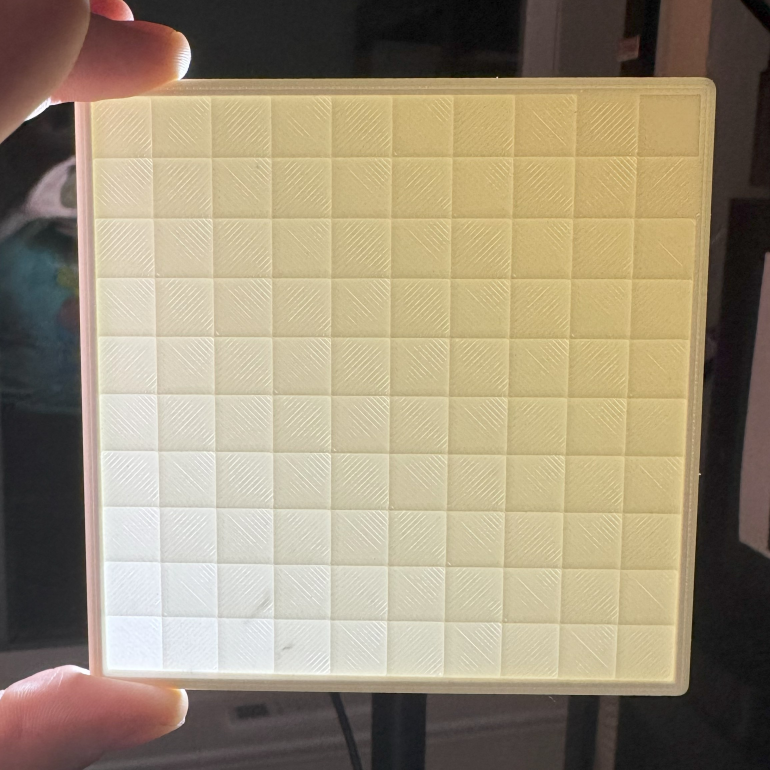
#> input picture assets/test_grid.jpg, 2310 x 2310 px, found by its file name (shown at 1/3 size)
$ jupyter execute test_grid.ipynb   (shell and % lines are left out)
#> lines starting #> are read from the running program, lines starting #| are printed output that depends on the picture
[cell 1]
import numpy as np
import cv2
import os
import struct
import matplotlib.pyplot as plt
import matplotlib.patches as patches

[cell 2]
FIGURES = []
def show_img(img, fig_name=None, cmap=None, bgr=False):
    FIGURES.append(plt.figure(fig_name))

    img = cv2.cvtColor(img, cv2.COLOR_BGR2RGB) if bgr else img

    # plt.axis('off')
    plt.imshow(img, cmap=cmap)
    plt.show()

[cell 3]
# # TEST GRID
test_grid_path = r"assets\test_grid.jpg"
test_grid_path = test_grid_path.replace("\\\\", os.sep)

test_grid_img = cv2.imread(test_grid_path)
#> test_grid_img is the input picture: shape (2310, 2310, 3); mean B, G, R 119.9, 143.4, 156.4
test_grid_img_gray = cv2.cvtColor(test_grid_img, cv2.COLOR_BGR2GRAY)
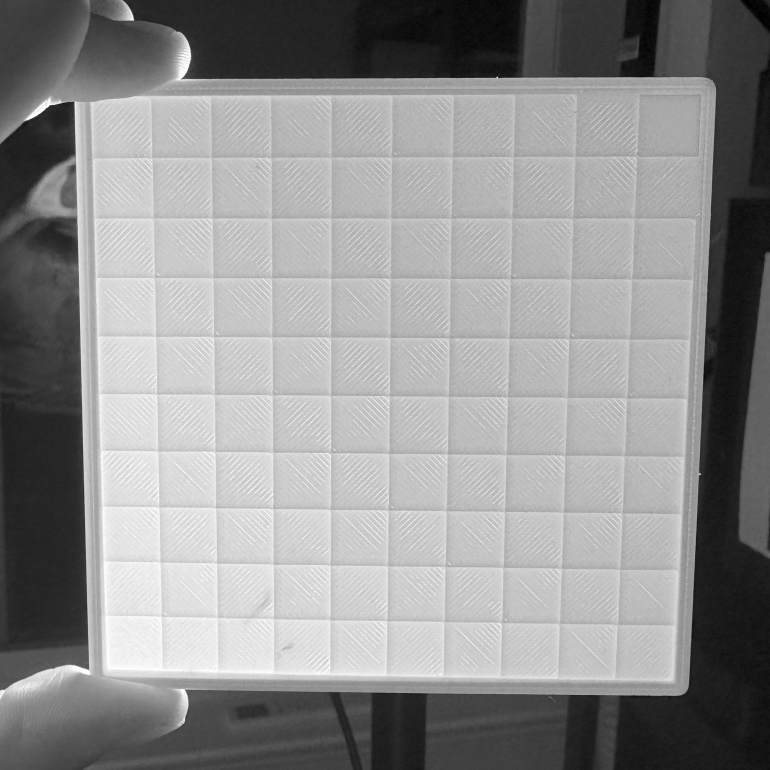
#> test_grid_img_gray: shape (2310, 2310) (shown at 1/3 size); min 0, max 255, mean 144.6

show_img(test_grid_img, bgr=True)
show_img(test_grid_img_gray, bgr=True)

[cell 4]
test_grid_px_idxs = np.zeros((10,10,4), dtype=np.uint16)
# [Top Left X, Top Left Y, Bottom Right X, Bottom Right Y]
# Row 0
test_grid_px_idxs[0,0,:] = [ 286,  313,  425,  446]
test_grid_px_idxs[0,1,:] = [ 480,  313,  613,  446]
test_grid_px_idxs[0,2,:] = [ 658,  308,  791,  451]
test_grid_px_idxs[0,3,:] = [ 831,  303,  975,  451]
test_grid_px_idxs[0,4,:] = [1019,  303, 1153,  441]
test_grid_px_idxs[0,5,:] = [1197,  308, 1331,  437]
test_grid_px_idxs[0,6,:] = [1380,  298, 1524,  441]
test_grid_px_idxs[0,7,:] = [1569,  298, 1702,  441]
test_grid_px_idxs[0,8,:] = [1747,  298, 1890,  437]
test_grid_px_idxs[0,9,:] = [1940,  303, 2074,  441]
# Row 1
test_grid_px_idxs[1,0,:] = [ 291,  491,  430,  630]
test_grid_px_idxs[1,1,:] = [ 480,  496,  618,  630]
test_grid_px_idxs[1,2,:] = [ 653,  486,  786,  620]
test_grid_px_idxs[1,3,:] = [ 836,  491,  975,  635]
test_grid_px_idxs[1,4,:] = [1014,  486, 1153,  635]
test_grid_px_idxs[1,5,:] = [1192,  481, 1336,  625]
test_grid_px_idxs[1,6,:] = [1376,  491, 1519,  625]
test_grid_px_idxs[1,7,:] = [1559,  486, 1702,  625]
test_grid_px_idxs[1,8,:] = [1742,  486, 1885,  630]
test_grid_px_idxs[1,9,:] = [1925,  481, 2079,  625]
# Row 2
test_grid_px_idxs[2,0,:] = [ 296,  674,  445,  803]
test_grid_px_idxs[2,1,:] = [ 480,  669,  623,  803]
test_grid_px_idxs[2,2,:] = [ 658,  669,  791,  808]
test_grid_px_idxs[2,3,:] = [ 836,  669,  975,  813]
test_grid_px_idxs[2,4,:] = [1009,  669, 1153,  813]
test_grid_px_idxs[2,5,:] = [1192,  669, 1331,  808]
test_grid_px_idxs[2,6,:] = [1376,  674, 1514,  808]
test_grid_px_idxs[2,7,:] = [1559,  669, 1692,  813]
test_grid_px_idxs[2,8,:] = [1742,  674, 1880,  813]
test_grid_px_idxs[2,9,:] = [1920,  669, 2069,  813]
# Row 3
test_grid_px_idxs[3,0,:] = [ 301,  842,  445,  981]
test_grid_px_idxs[3,1,:] = [ 489,  847,  623,  986]
test_grid_px_idxs[3,2,:] = [ 663,  852,  796,  986]
test_grid_px_idxs[3,3,:] = [ 836,  852,  975,  991]
test_grid_px_idxs[3,4,:] = [1004,  847, 1148,  986]
test_grid_px_idxs[3,5,:] = [1187,  852, 1331,  991]
test_grid_px_idxs[3,6,:] = [1371,  852, 1509,  991]
test_grid_px_idxs[3,7,:] = [1544,  852, 1687,  991]
test_grid_px_idxs[3,8,:] = [1732,  857, 1871,  995]
test_grid_px_idxs[3,9,:] = [1915,  857, 2049,  996]
# Row 4
test_grid_px_idxs[4,0,:] = [ 310, 1024,  454, 1169]
test_grid_px_idxs[4,1,:] = [ 481, 1021,  629, 1172]
test_grid_px_idxs[4,2,:] = [ 657, 1024,  804, 1169]
test_grid_px_idxs[4,3,:] = [ 835, 1024,  983, 1169]
test_grid_px_idxs[4,4,:] = [1011, 1021, 1158, 1172]
test_grid_px_idxs[4,5,:] = [1186, 1024, 1337, 1176]
test_grid_px_idxs[4,6,:] = [1365, 1024, 1512, 1176]
test_grid_px_idxs[4,7,:] = [1543, 1031, 1684, 1176]
test_grid_px_idxs[4,8,:] = [1722, 1031, 1870, 1179]
test_grid_px_idxs[4,9,:] = [1904, 1031, 2042, 1176]
# Row 5
test_grid_px_idxs[5,0,:] = [ 310, 1196,  461, 1337]
test_grid_px_idxs[5,1,:] = [ 485, 1196,  636, 1341]
test_grid_px_idxs[5,2,:] = [ 660, 1200,  804, 1341]
test_grid_px_idxs[5,3,:] = [ 835, 1200,  983, 1344]
test_grid_px_idxs[5,4,:] = [1007, 1200, 1148, 1341]
test_grid_px_idxs[5,5,:] = [1183, 1200, 1334, 1347]
test_grid_px_idxs[5,6,:] = [1361, 1207, 1509, 1347]
test_grid_px_idxs[5,7,:] = [1543, 1203, 1688, 1351]
test_grid_px_idxs[5,8,:] = [1722, 1210, 1863, 1347]
test_grid_px_idxs[5,9,:] = [1897, 1210, 2042, 1354]
# Row 6
test_grid_px_idxs[6,0,:] = [ 317, 1365,  464, 1505]
test_grid_px_idxs[6,1,:] = [ 495, 1371,  633, 1505]
test_grid_px_idxs[6,2,:] = [ 660, 1365,  811, 1512]
test_grid_px_idxs[6,3,:] = [ 839, 1375,  976, 1509]
test_grid_px_idxs[6,4,:] = [1014, 1375, 1155, 1516]
test_grid_px_idxs[6,5,:] = [1186, 1375, 1323, 1519]
test_grid_px_idxs[6,6,:] = [1361, 1375, 1502, 1519]
test_grid_px_idxs[6,7,:] = [1536, 1378, 1677, 1519]
test_grid_px_idxs[6,8,:] = [1712, 1382, 1856, 1526]
test_grid_px_idxs[6,9,:] = [1894, 1385, 2031, 1523]
# Row 7
test_grid_px_idxs[7,0,:] = [ 320, 1533,  464, 1670]
test_grid_px_idxs[7,1,:] = [ 499, 1533,  636, 1674]
test_grid_px_idxs[7,2,:] = [ 667, 1540,  804, 1670]
test_grid_px_idxs[7,3,:] = [ 835, 1536,  980, 1677]
test_grid_px_idxs[7,4,:] = [1011, 1543, 1148, 1681]
test_grid_px_idxs[7,5,:] = [1183, 1543, 1323, 1681]
test_grid_px_idxs[7,6,:] = [1354, 1550, 1492, 1688]
test_grid_px_idxs[7,7,:] = [1533, 1547, 1674, 1688]
test_grid_px_idxs[7,8,:] = [1712, 1547, 1842, 1691]
test_grid_px_idxs[7,9,:] = [1887, 1554, 2021, 1694]
# Row 8
test_grid_px_idxs[8,0,:] = [ 327, 1694,  471, 1832]
test_grid_px_idxs[8,1,:] = [ 502, 1705,  633, 1835]
test_grid_px_idxs[8,2,:] = [ 667, 1705,  763, 1839]
test_grid_px_idxs[8,3,:] = [ 846, 1712,  973, 1842]
test_grid_px_idxs[8,4,:] = [1014, 1712, 1152, 1853]
test_grid_px_idxs[8,5,:] = [1186, 1715, 1313, 1846]
test_grid_px_idxs[8,6,:] = [1358, 1715, 1492, 1853]
test_grid_px_idxs[8,7,:] = [1533, 1719, 1657, 1856]
test_grid_px_idxs[8,8,:] = [1708, 1719, 1842, 1859]
test_grid_px_idxs[8,9,:] = [1877, 1722, 2011, 1859]
# Row 9
test_grid_px_idxs[9,0,:] = [ 330, 1856,  471, 2000]
test_grid_px_idxs[9,1,:] = [ 506, 1863,  636, 2000]
test_grid_px_idxs[9,2,:] = [ 674, 1883,  801, 2004]
test_grid_px_idxs[9,3,:] = [ 894, 1877,  976, 2005]
test_grid_px_idxs[9,4,:] = [1011, 1877, 1141, 2007]
test_grid_px_idxs[9,5,:] = [1183, 1880, 1313, 2014]
test_grid_px_idxs[9,6,:] = [1351, 1880, 1485, 2014]
test_grid_px_idxs[9,7,:] = [1526, 1883, 1657, 2018]
test_grid_px_idxs[9,8,:] = [1695, 1890, 1825, 2021]
test_grid_px_idxs[9,9,:] = [1873, 1890, 2007, 2024]

[cell 5]
X, Y = np.meshgrid(np.arange(10), np.arange(10)[::-1])
test_grid_thk = X + Y + 1
print(test_grid_thk)

max_layer_num = np.max(test_grid_thk)
values = np.zeros(max_layer_num)
counts = np.zeros(max_layer_num)


fig, ax = plt.subplots()
ax.imshow(test_grid_img_gray, cmap='gray')

for r in range(test_grid_thk.shape[0]):
    for c in range(test_grid_thk.shape[1]):
        layer_idx = test_grid_thk[r,c] - 1
        bounds = test_grid_px_idxs[r,c,:]

        ax.add_patch(patches.Rectangle((bounds[0], bounds[1]), width=bounds[2]-bounds[0], height=bounds[3]-bounds[1],
                                        linewidth=1, edgecolor='r', facecolor='none'))

        selection = test_grid_img_gray[bounds[1]:bounds[3], bounds[0]:bounds[2]]
        values[layer_idx] += np.median(selection)
        counts[layer_idx] += 1
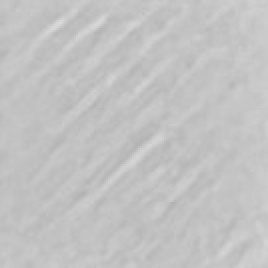
#> selection: shape (134, 134) (shown 2 times larger); min 177, max 217, mean 194.1
#> after the loop, counts = 19 values, max 10 at index 9, min 1 at index 0, mean 5.26; values = 19 values, max 1937 at index 9, min 169 at index 18, mean 1034.7

        # [12 lines of commented-out code are left out]

values = values / counts
#> values = 19 values, max 241 at index 0, min 169 at index 18, mean 198.6

plt.show()
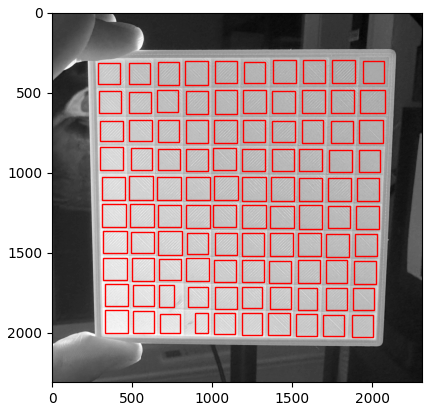
#> figure drawn by matplotlib, 1 panel

[cell 6]
fig = plt.figure()
plt.plot(np.arange(max_layer_num)+1, values)

plt.xticks(np.arange(max_layer_num)+1)

plt.xlabel('Layer Count')
plt.ylabel('grayscale pixel value (8-bit)')
plt.title('Backlit brightness at 0.16mm layer height steps')

plt.show()
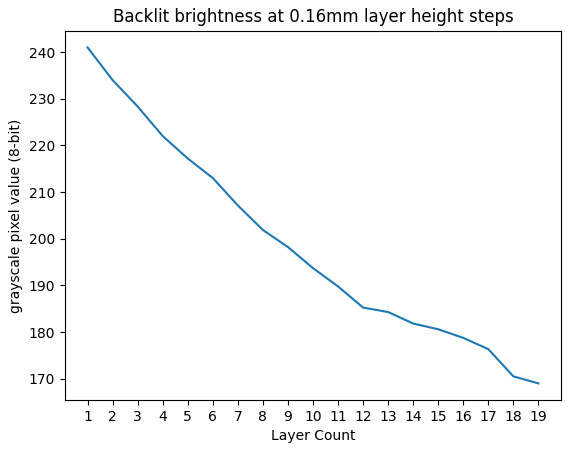
#> figure drawn by matplotlib, 1 panel; curve peaks at x = 1, y = 241

$ run again, with assets/DSC02666_square.JPG copied over assets/test_grid.jpg
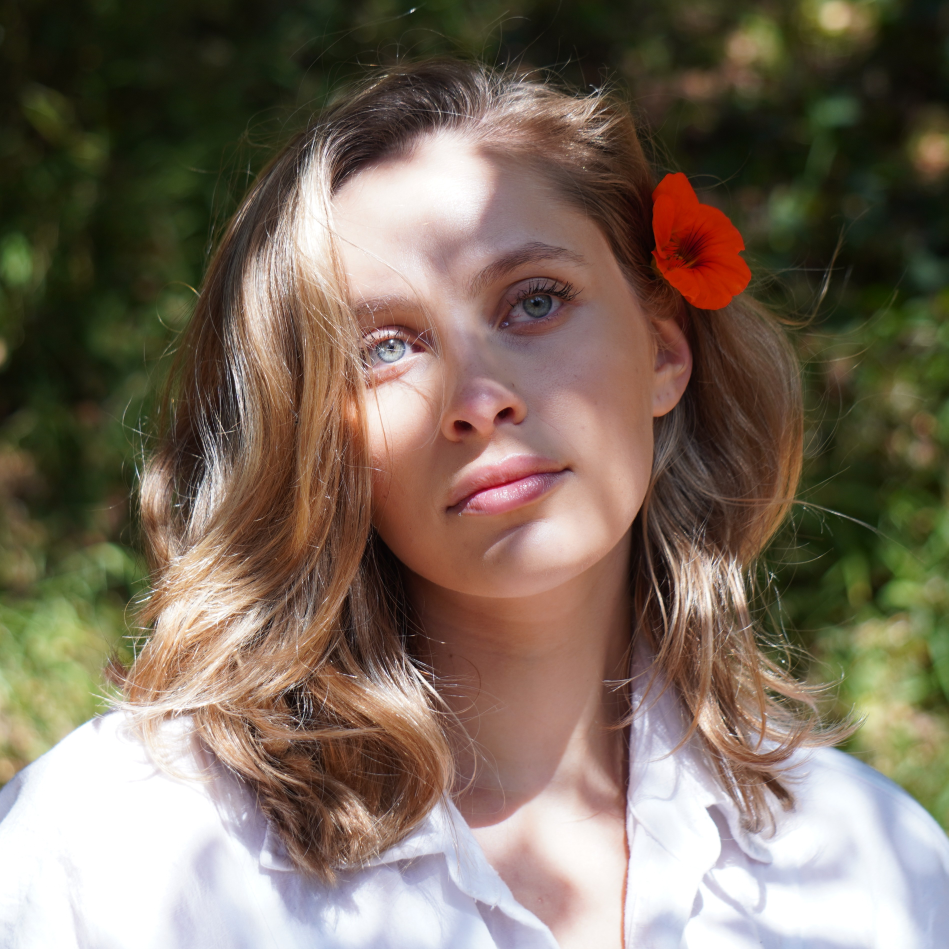
#> input picture assets/DSC02666_square.JPG, 3795 x 3795 px, found by its file name (shown at 1/4 size)
#> test_grid_img is the input picture: shape (3795, 3795, 3); mean B, G, R 93.9, 108.7, 123.2
#> after the loop `for r in range(test_grid_thk.shape[0]):`:
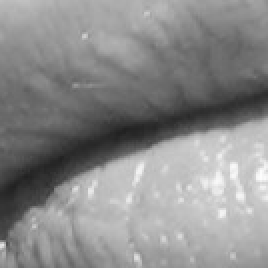
#> selection: shape (134, 134) (shown 2 times larger); min 33, max 253, mean 138.8
#> after the loop `for r in range(test_grid_thk.shape[0]):`: counts = 19 values, max 10 at index 9, min 1 at index 0, mean 5.26; values = 19 values, max 1068 at index 9, min 45 at index 0, mean 528.3
#> `values = values / counts`: values = 19 values, max 149 at index 12, min 45 at index 0, mean 98.48
#> `plt.show()`:
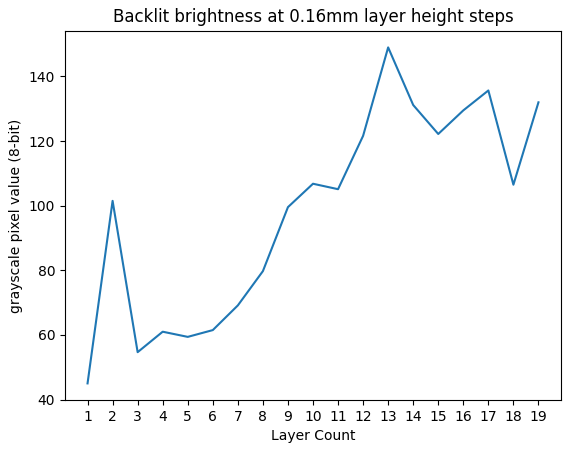
#> figure drawn by matplotlib, 1 panel; curve peaks at x = 13, y = 149

$ run again, with assets/DSC02726_crop.JPG copied over assets/test_grid.jpg
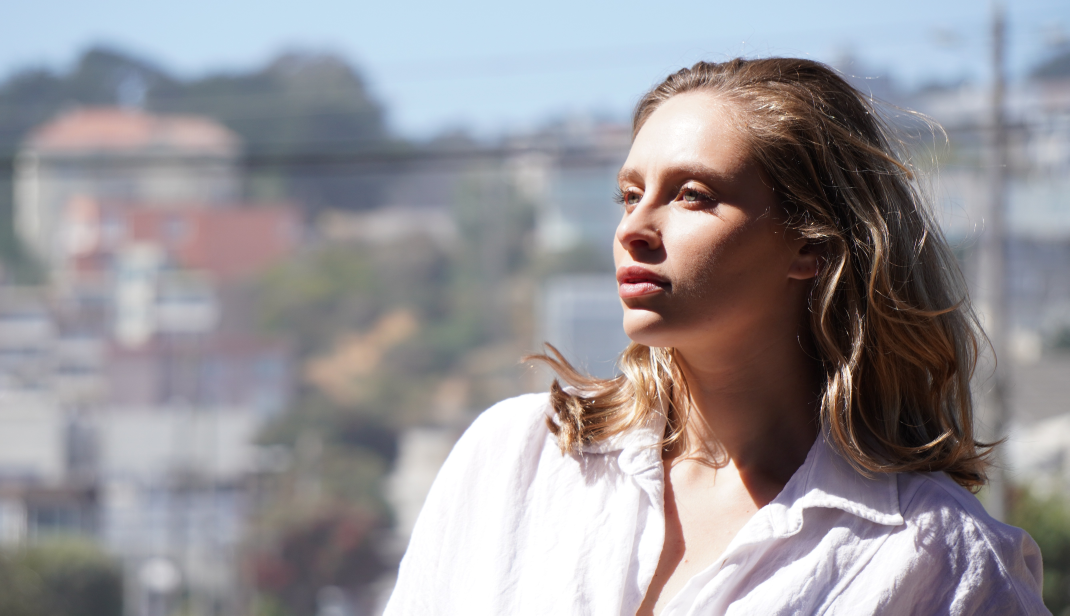
#> input picture assets/DSC02726_crop.JPG, 5346 x 3077 px, found by its file name (shown at 1/5 size)
#> test_grid_img is the input picture: shape (3077, 5346, 3); mean B, G, R 152.2, 147.9, 151
#> after the loop `for r in range(test_grid_thk.shape[0]):`:
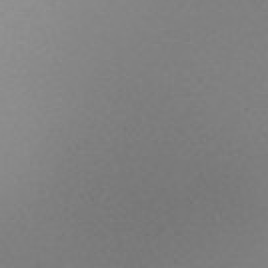
#> selection: shape (134, 134) (shown 2 times larger); min 115, max 147, mean 128.5
#> after the loop `for r in range(test_grid_thk.shape[0]):`: counts = 19 values, max 10 at index 9, min 1 at index 0, mean 5.26; values = 19 values, max 1470 at index 9, min 175 at index 0, mean 769.4
#> `values = values / counts`: values = 19 values, max 214 at index 18, min 117.8 at index 15, mean 152.3
#> `plt.show()`:
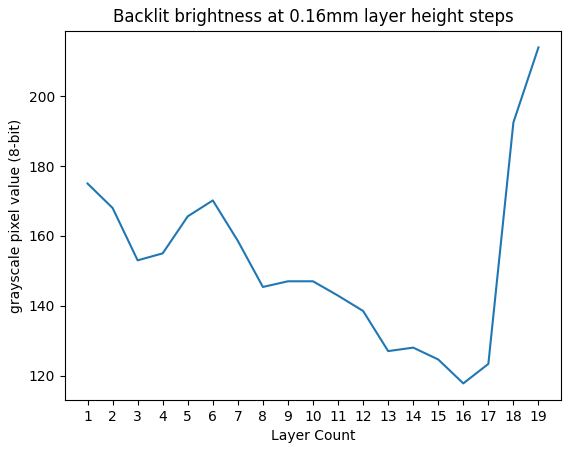
#> figure drawn by matplotlib, 1 panel; curve peaks at x = 19, y = 214

$ run again, with assets/Gabby.JPG copied over assets/test_grid.jpg
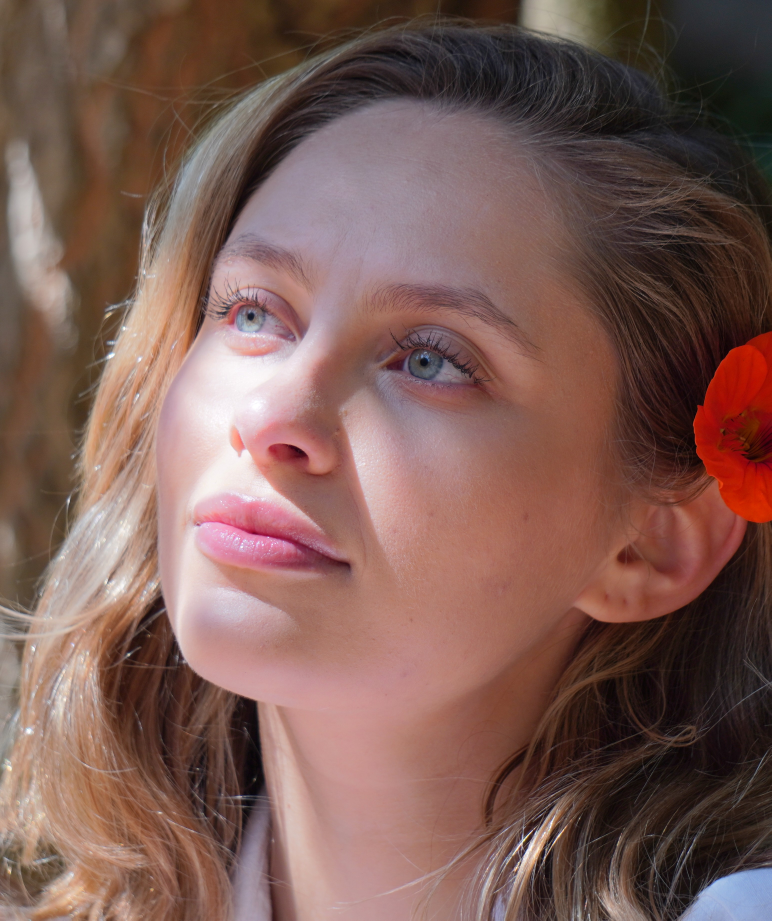
#> input picture assets/Gabby.JPG, 3086 x 3681 px, found by its file name (shown at 1/4 size)
#> test_grid_img is the input picture: shape (3681, 3086, 3); mean B, G, R 85.2, 92.4, 124.3
#> after the loop `for r in range(test_grid_thk.shape[0]):`:
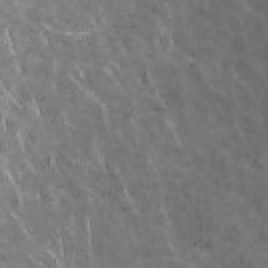
#> selection: shape (134, 134) (shown 2 times larger); min 105, max 157, mean 123.6
#> after the loop `for r in range(test_grid_thk.shape[0]):`: counts = 19 values, max 10 at index 9, min 1 at index 0, mean 5.26; values = 19 values, max 1225 at index 8, min 34 at index 18, mean 677.9
#> `values = values / counts`: values = 19 values, max 179.6 at index 4, min 34 at index 18, mean 126.9
#> `plt.show()`:
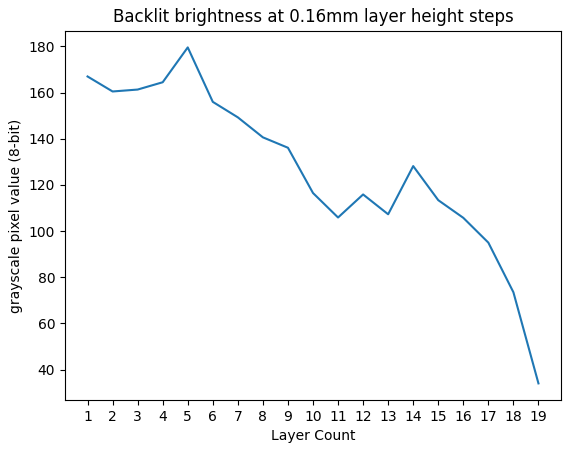
#> figure drawn by matplotlib, 1 panel; curve peaks at x = 5, y = 179.6
